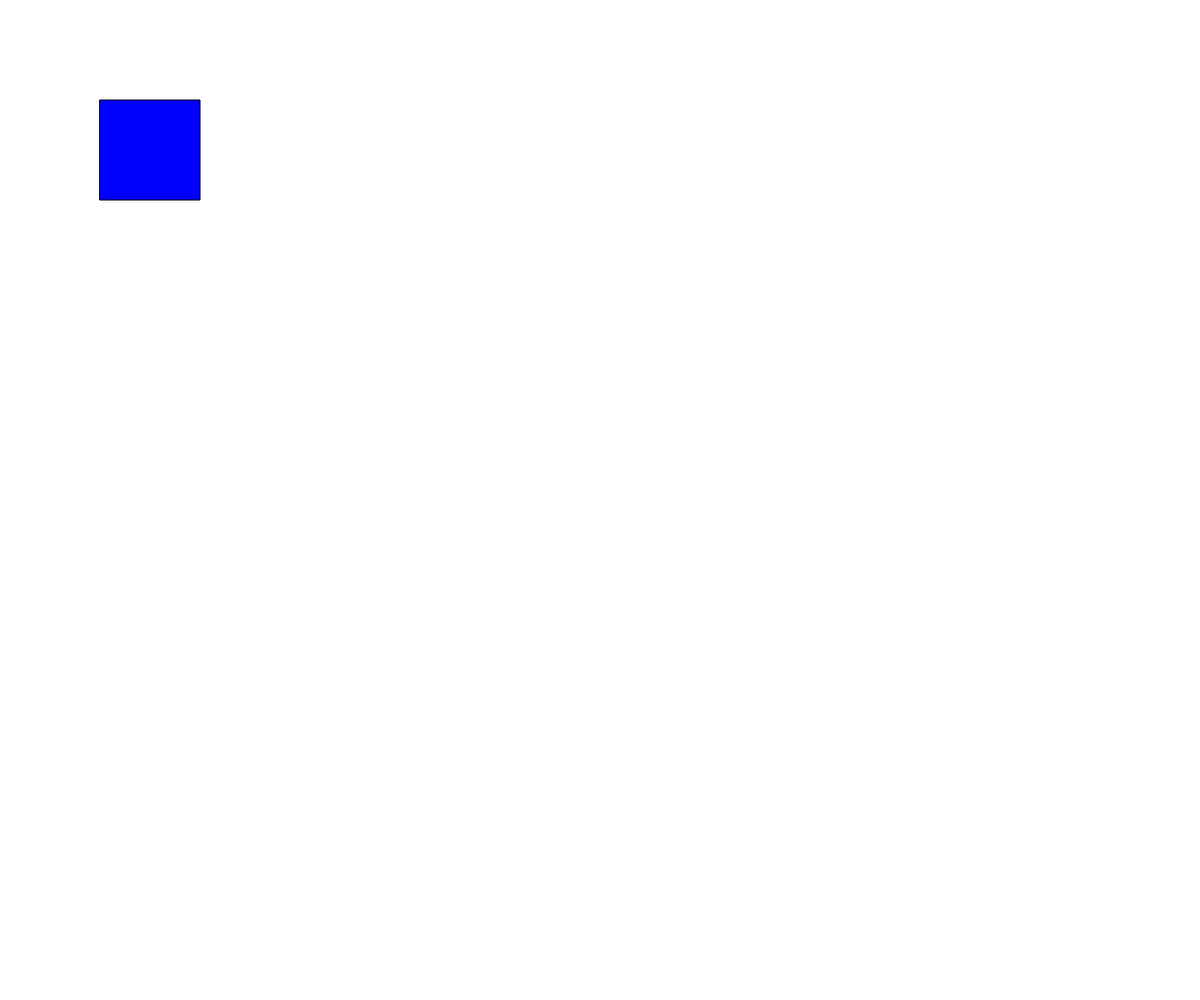
Frame 1 (no input)
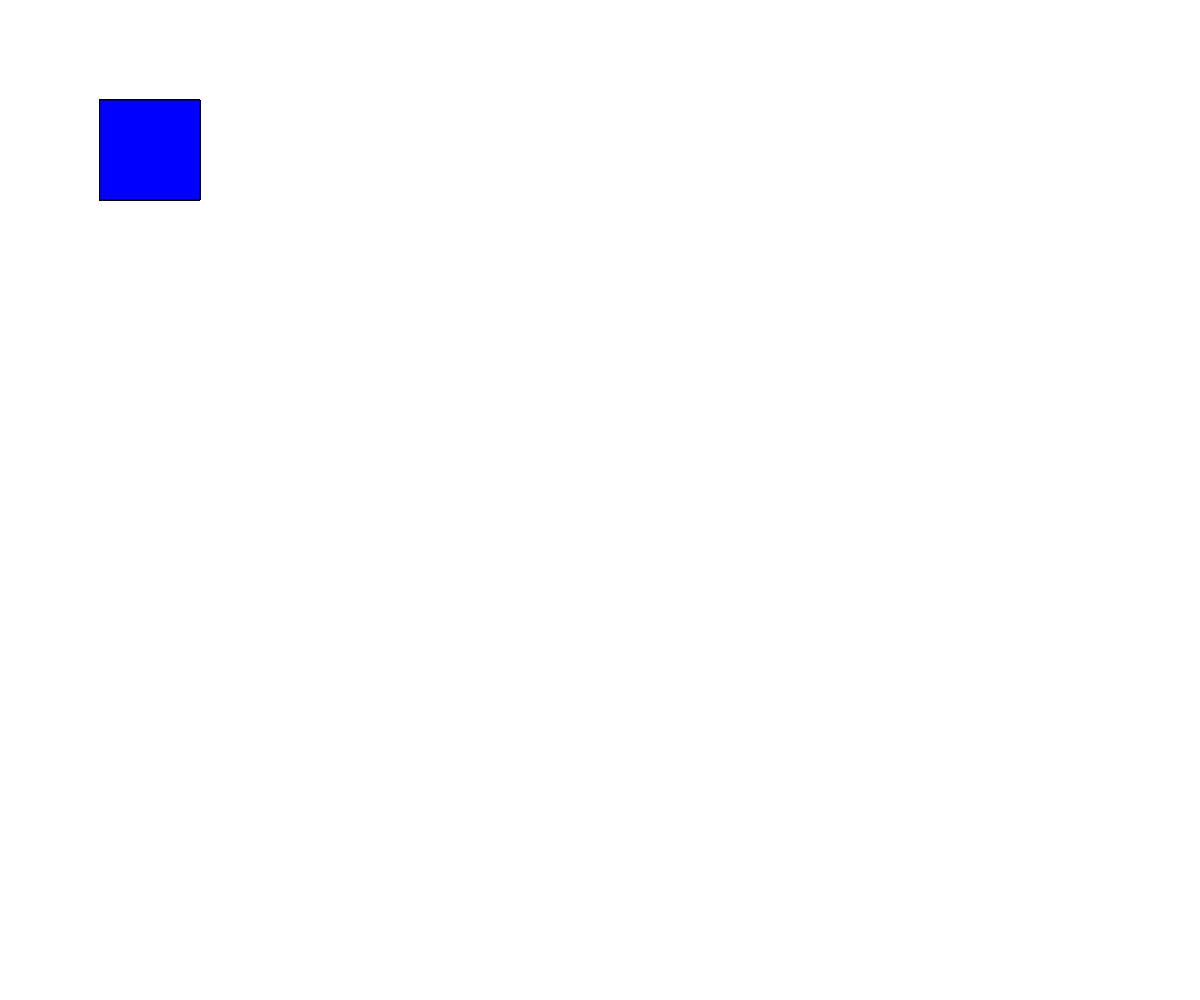
Frame 60 (no input)
Frame 120 (the mouse pressed at the canvas centre since frame 60): identical to frame 60, image omitted

The p5.js sketch that drew these frames (run headless with seeded random() and noise() and a simulated clock; from frame 60 on, the mouse is pressed at the canvas centre):

// p5.js sketch
// ── sketch.js
function setup() {
  createCanvas(window.innerWidth, window.innerHeight);
}

function draw() {
  fill(color("blue"));
  rect(100, 100, 100, 100);
}
